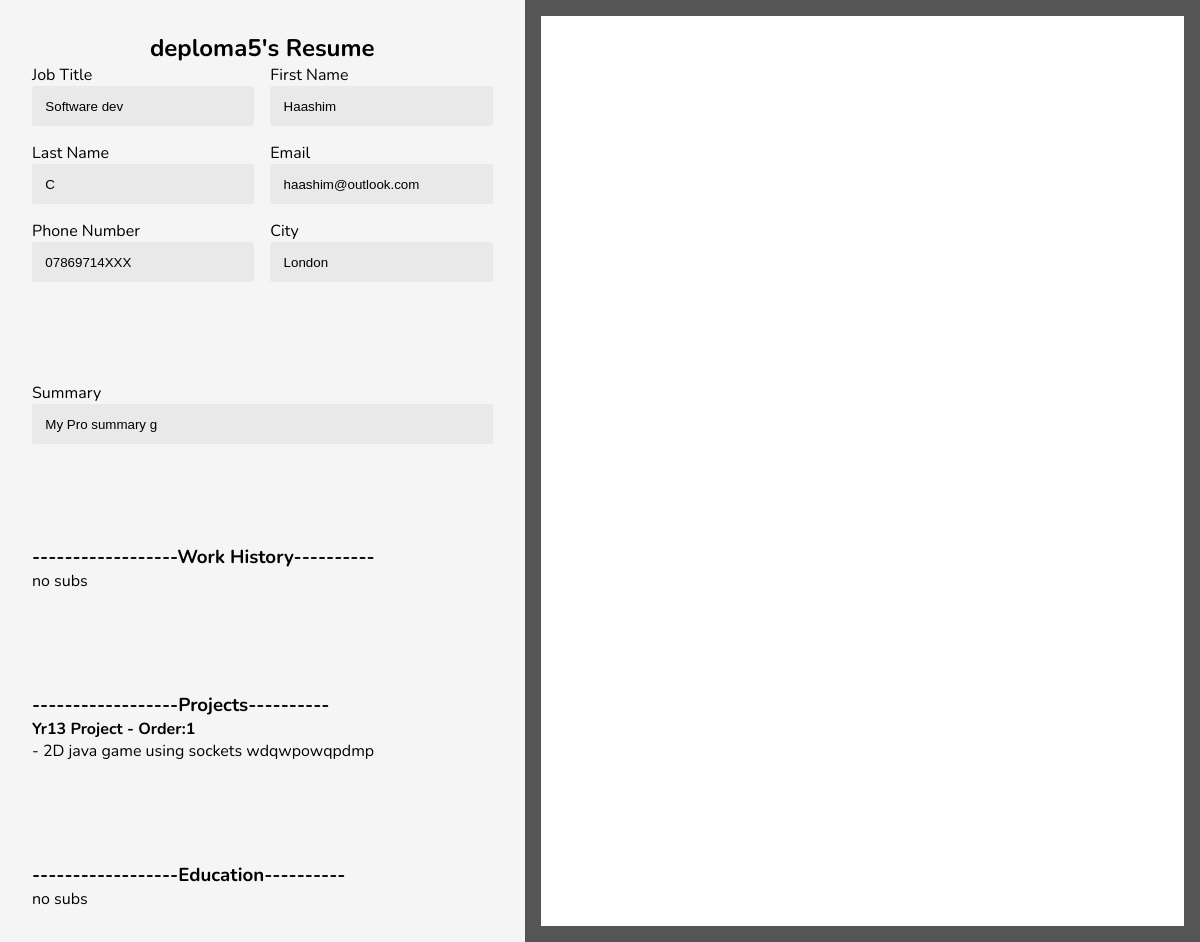
Before: /dashboard/ (signed in) with the older database file.
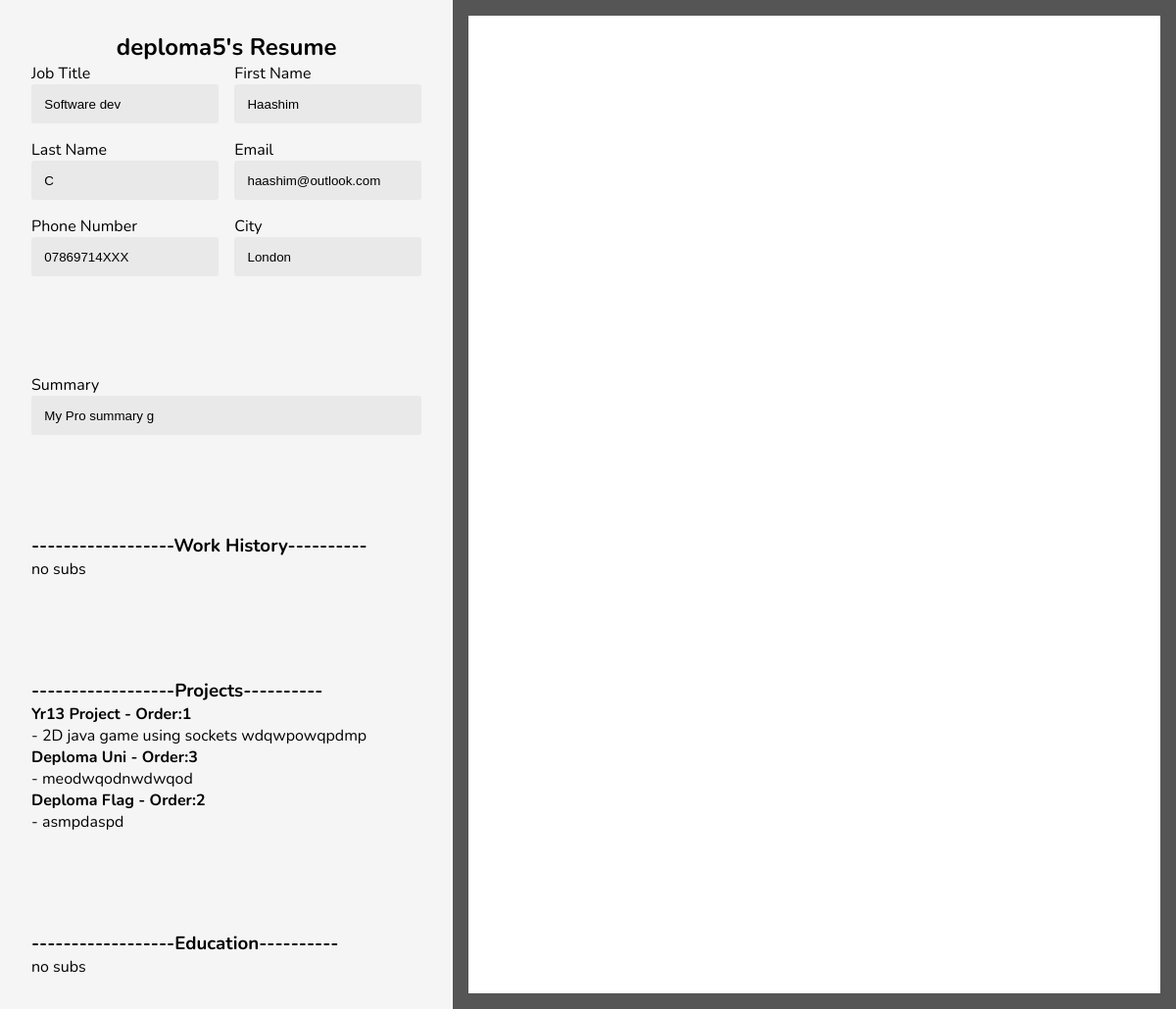
After: the same page with the newer database file.
### users/models.py (models this page shows, shortened)
class Resume(models.Model):
    user = models.ForeignKey(settings.AUTH_USER_MODEL, on_delete=models.CASCADE, related_name='resumes')
    template = models.ForeignKey(Template, on_delete=models.SET_NULL, null=True)
    summary = models.TextField()
    first_name = models.CharField(max_length=50, default="First name")
    last_name = models.CharField(max_length=50, default="Last name")
    job_title = models.CharField(max_length=100, default="Job title")
    email = models.TextField(default="Email Address")
    phone_number = models.CharField(max_length=20, default="Phone number")
    city = models.CharField(max_length=50, default="City")
    last_saved = models.DateTimeField(auto_now=True)

class ResumeSection(models.Model):
    resume = models.ForeignKey(Resume, on_delete=models.CASCADE, related_name='sections')
    name = models.CharField(max_length=100)
    order = models.PositiveIntegerField(default=0)

class ResumeSubSection(models.Model):
    section = models.ForeignKey(ResumeSection, on_delete=models.CASCADE, related_name='sub')
    title = models.CharField(max_length=200)
    description = models.TextField()
    order = models.PositiveIntegerField(default=0)

### users/views.py (the view)
# urls.py: path('dashboard/', views.dashboard_view, name='dashboard'),
def dashboard_view(request):
    if not request.user.is_authenticated:
        return redirect('account_login')
    else:
        user_status_data = get_user_status(request.user)
        if user_status_data['has_purchased']:
            does_resume_exist = is_resume_created(request.user)
            if not does_resume_exist:
                return redirect('create_a_resume')
            resume_data = get_resume_data(request.user)
            sections_data = get_sections(request.user)
            return render(request, 'dashboard.html', {
                'resume_data': resume_data,
                "sections_data": sections_data,
                })
        else:
            return redirect('home')

### users/utils.py (called while the page is built)
def get_user_status(user):
    user_status, created = UserStatus.objects.get_or_create(
        user=user,
        defaults={'has_purchased': False}
    )
    status_data = {
        'has_purchased': user_status.has_purchased,
        'templates': list(user_status.templates.all().values())  # Returns list of dictionaries for templates
    }
    return status_data

def is_resume_created(user):
    return Resume.objects.filter(user=user).exists()

def get_resume_data(user):
    try:
        resume_data = Resume.objects.get(user=user)
        return resume_data
    except ObjectDoesNotExist:
        return None

def get_sections(user):
    return ResumeSection.objects.filter(resume__user=user).order_by('order')

### users/templates/dashboard.html (shortened to what this page needs)
{% extends 'base.html' %}
{% block content %}
<div class="dashboard-container">
    <div class="resume-content-container">
        <h2>{{resume_data.user}}'s Resume</h2>
        <form class="resume-form">
            <div class="resume-form-header">
                <div class="resume-form-header-row">
                    <div class="resume-form-header-col">
                        <label for="job_title">Job Title</label>
                        <input type="text" name="job_title" value="{{ resume_data.job_title }}">
                    </div>
                    <div class="resume-form-header-col">
                        <label for="fname">First Name</label>
                        <input type="text" name="fname" value="{{ resume_data.first_name }}">
                    </div>
                </div>
                <div class="resume-form-header-row">
                    <div class="resume-form-header-col">
                        <label for="lname">Last Name</label>
                        <input type="text" name="lname" value="{{ resume_data.last_name }}">
                    </div>
                    <div class="resume-form-header-col">
                        <label for="email">Email</label>
                        <input type="text" name="email" value="{{ resume_data.email }}">
                    </div>
                </div>
                <div class="resume-form-header-row">
                    <div class="resume-form-header-col">
                        <label for="phone">Phone Number</label>
                        <input type="text" name="phone" value="{{ resume_data.phone_number }}">
                    </div>
                    <div class="resume-form-header-col">
                        <label for="city">City</label>
                        <input type="text" name="city" value="{{ resume_data.city }}">
                    </div>
                </div>
            </div>
            <div class="resume-form-summary">
                <label for="summary">Summary</label>
                <input type="text" name="summary" value="{{ resume_data.summary }}">
            </div>
            {% if sections_data%}
                {% for section in sections_data%}
                <div class="resume-section-container">
                    <h3>------------------{{section.name}}----------</h3>
                        {% if section.sub.all %}
                            {% for sub in section.sub.all %}
                            <h4>{{sub.title}} - Order:{{sub.order}}</h4>
                            <p> - {{sub.description}}</p>
                            {% endfor %}
                        {% else%}
                        <p>no subs</p>
                        {% endif %}
                </div>
                {% endfor%}
            {% else %}
            <p>No sections yet</p>
            {% endif %}
        </form>
    </div>
    <div class="resume-preview-container">
        <div class="resume-preview-page">
        </div>
    </div>
</div>
{% endblock %}

### users/templates/base.html (shortened to what this page needs)
{% load static %}
<!DOCTYPE html>
<html lang="en">
<head>
    <link rel="stylesheet" href="{% static 'css/style.css' %}">
</head>
<body>
    {% block content %}{% endblock %}
</body>
</html>

### static/css/style.css (style rules this page uses)
* { padding: 0; margin: 0; box-sizing: border-box; }
:root { --primary: #10a37f; --secondary: yellow; }
html { font-size: 16px; }
body { font-family: "Nunito"; max-width: 100vw; background-color: #f5f5f5; }
.dashboard-container { display: flex; flex-direction: row; justify-content: center; align-items: center; width: 100vw; height: 100vh; }
.resume-content-container { display: flex; flex-direction: column; align-items: center; width: 100%; height: 100%; background-color: #F5F5F5; padding: 2em; overflow-y: scroll; }
.resume-preview-container { display: flex; flex-direction: column; justify-content: center; align-items: center; width: 100%; height: 100%; background-color: #555555; padding: 1em; }
.resume-preview-page { background-color: white; height: 100%; aspect-ratio: 1/1.41421356; }
.resume-form { display: flex; flex-direction: column; gap: 100px; width: 100%; }
.resume-form-header { display: flex; flex-direction: column; gap: 1em; }
.resume-form-header-row { display: flex; flex-direction: row; width: 100%; gap: 1em; }
.resume-form-header-col { display: flex; flex-direction: column; width: 100%; }
input[type="text"] { width: 100%; height: 3em; background-color: #E9E9E9; border-radius: 3px; padding: .5em 1em; border: none; }
.resume-form-summary { display: flex; flex-direction: column; }
.resume-section-container { gap: 1em; }

Changed rows visible on the page:
added ResumeSubSection: title "Deploma Uni", order "3", description "meodwqodnwdwqod", shown under ResumeSection "Projects"
added ResumeSubSection: title "Deploma Flag", order "2", description "asmpdaspd", shown under ResumeSection "Projects"
